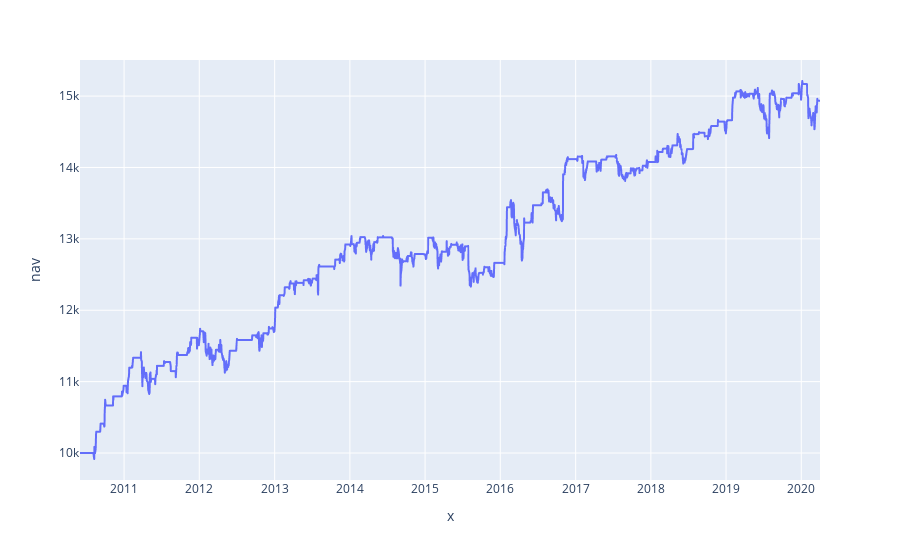

The code cell stored with this chart in its notebook:
### Code cell
plot_returns(portfolio['nav'])

### Figure 1 — Plotly figure (JSON) as saved in the notebook; plotly's stock layout.template omitted (floating-point values rounded to 4 significant figures; data arrays with more than 128 entries replaced by an {"elided": "..."} marker saying what was removed)
{"data": [{"hoverlabel": {"namelength": 0}, "hovertemplate": "x=%{x}<br>nav=%{y}", "legendgroup": "", "line": {"color": "#636efa", "dash": "solid"}, "mode": "lines", "name": "", "showlegend": false, "type": "scattergl", "x": {"elided": "2563 str values"}, "xaxis": "x", "y": {"elided": "2563 float values"}, "yaxis": "y"}], "layout": {"legend": {"tracegroupgap": 0}, "margin": {"t": 60}, "xaxis": {"anchor": "y", "domain": [0, 1], "title": {"text": "x"}}, "yaxis": {"anchor": "x", "domain": [0, 1], "title": {"text": "nav"}}}}
